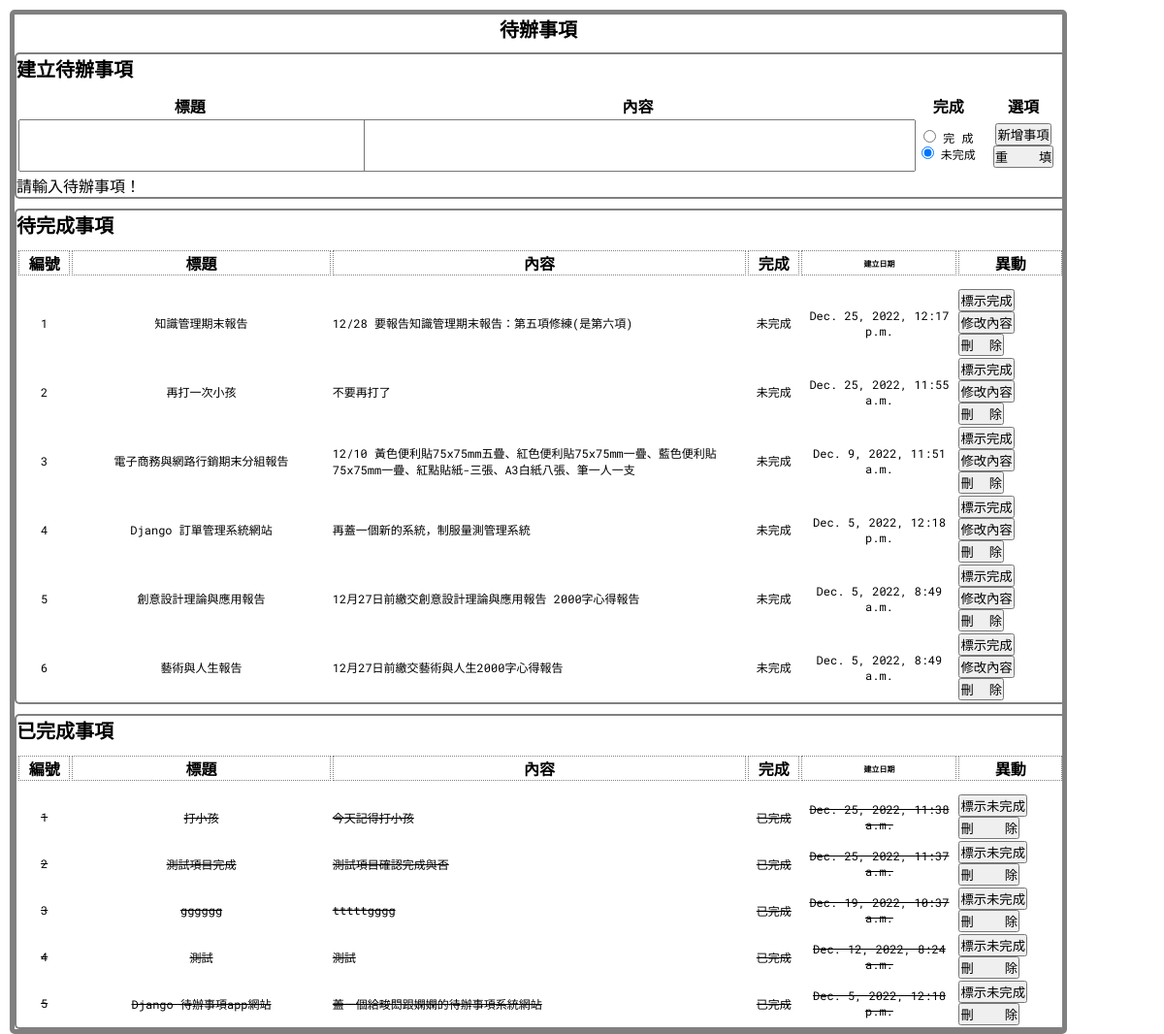
Page /edit/1/ on the committed database.
### todo_list_app/models.py (models this page shows, shortened)
class Task(models.Model):
    id = models.AutoField(primary_key=True)
    title = models.CharField(max_length=200, null=False)
    taskContent = models.CharField(max_length=250, null=False)
    complete = models.BooleanField(default=False)
    archived = models.BooleanField(default=False)
    dateOfCreated = models.DateTimeField(auto_now=True)

### todo_list_app/views.py (the view)
# urls.py: path('edit/<int:id>/', views.edit),
def edit(request, id=None, mode=None):
    if (mode == "save"):
        task = Task.objects.get(id=id)
        task.title = request.POST['title']
        task.taskContent = request.POST['taskContent']
        task.save()
        return redirect('/todo')
    else:
        todo_tasks = Task.objects.filter(complete="False").order_by('-dateOfCreated')
        done_tasks = Task.objects.filter(complete="True").order_by('-dateOfCreated')
        current_id = id
        message = '請輸入待辦事項！'
        context = {'todo_tasks':todo_tasks, 'done_tasks':done_tasks, 'message':message, 'current_id':id}
        return render(request, 'edit.html', context)

### templates/edit.html (shortened to what this page needs)
{% extends "base.html" %}
{% block title %}
    {% load static %} <link href="{% static "css/styles.css" %}" rel="stylesheet" type="text/css" />
{% endblock %}
{% block content %}
    <div class="main">
        <h1> 待辦事項 </h1>
        <div class="input_todo">
            <h2> 建立待辦事項 </h2>
                <form action="." method="POST" name="form" id="form1">
                    <table>
                        <tr>
                            <th class="show_title">標題</th>
                            <th class="show_content">內容</th>
                            <th class="show_complete">完成</th>
                            <th class="show_complete">選項</th>
                        </tr>
                        <tr>
                            <td class="show_title">
                                <input type="text" name="title" id="input_title" />
                            </td>
                            <td class="show_content">
                                <input type="text" name="taskContent" id="input_taskContent" />
                            </td>
                            <td class="show_complete">
                                <input type="radio" name="complete" id="complete_true" value="True"/> 完  成
		                        <input type="radio" name="complete" id="complete_false" value="False" checked="checked"/> 未完成
                            </td>
                            <td class="show_complete">
                                <input type="submit" name="button_new" id="button_new" value="新增事項">
		                        <input type="reset" name="button_reset" id="button_reset" value="重    填">
                            </td>
                        </tr>
                    </table>
                </form>
                <span> {{ message}} </span>
        </div>
        <div class="show_todo">
            <h2> 待完成事項 </h2>
            <table>
                <th class="show_no">編號</th>
                <th class="show_title">標題</th>
                <th class="show_content">內容</th>
                <th class="show_complete">完成</th>
                <th class="show_time">建立日期</th>
                <th class="show_button">異動</th>
            </table>
            <table class="hover_content">
                {% for todo_task in todo_tasks %}
                    <tr>
                        <td class="show_no"> {{ forloop.counter }}</td>
                        <form action="save/" method="POST" name="form1" id="form1">
                            {% if todo_task.id == current_id %}
                                <td class="show_title"> <input type="text" name="title" id="input_title" value="{{todo_task.title}}" /> </td>
                            {% else %}
                                <td class="show_title"> {{ todo_task.title }}</td>
                            {% endif %}
                            {% if todo_task.id == current_id %}
                                <td class="show_content">
                                    <input type="text" name="taskContent" id="input_taskContent" value="{{todo_task.taskContent}}" />
                                    <input type="submit" name="button_edit" id="button_edit" value="修改完成">
                                </td>
                            {% else %}
                                <td class="show_content"> {{ todo_task.taskContent }}</td>
                            {% endif %}
                        </form>
                        <td class="show_complete">
                            {% if todo_task.complete == "True" %}
                                <div> 已完成 </div>
                            {% else %}
                                <div> 未完成 </div>
                            {% endif %}
                        </td>
                        <td class="show_time"> {{ todo_task.dateOfCreated }}</td>
                        {% if todo_task.id == current_id %}
                        <td>
                            <form action="/todo">
                                <input type="submit" value="取消修改" />
                            </form>
                        </td>
                        {% else %}
                        <td>
                            <form action="/complete/{{todo_task.id}}/">
                                <input type="submit" value="標示完成" />
                            </form>
                            <form action="/edit/{{todo_task.id}}">
                                <input type="submit" value="修改內容" />
                            </form>
                            <form action="/delete/{{todo_task.id}}">
                                <input type="submit" value="刪  除" />
                            </form>
                        </td>
                        {% endif %}
                    </tr>
                {% endfor %}
            </table>
        </div>
        <div class="show_done">
            <h2> 已完成事項 </h2>
            <table>
                <th class="show_no">編號</th>
                <th class="show_title">標題</th>
                <th class="show_content">內容</th>
                <th class="show_complete">完成</th>
                <th class="show_time">建立日期</th>
                <th class="show_button">異動</th>
            </table>
            <table class="hover_content">
                {% for done_task in done_tasks %}
                    <tr>
                        <td class="show_no"> {{ forloop.counter }}</td>
                        <td class="show_title"> {{ done_task.title }}</td>
                        <td class="show_content"> {{ done_task.taskContent }}</td>
                        <td class="show_complete">
                            {% if done_task.complete == "False" %}
                                <div> 未完成 </div>
                            {% else %}
                                <div> 已完成 </div>
                            {% endif %}
                        </td>
                        <td class="show_time"> {{ done_task.dateOfCreated }}</td>
                        <td class="show_button">
                            <form action="/incomplete/{{done_task.id}}">
                                <input type="submit" value="標示未完成" />
                            </form>
                            <form action="/delete/{{done_task.id}}">
                                <input type="submit" value="刪    除" />
                            </form>
                        </td>
                    </tr>
                {% endfor %}
            </table>
        </div>
    </div>
{% endblock %}

### static/css/styles.css (style rules this page uses)
* { margin: 0; padding: 0; font-family:'Roboto Mono',monospace; }
.main { display: block; width: 1080px; margin-top: 10px; margin-left: 10px; border: solid gray 5px; border-radius: 5px; }
.main h1 { text-align: center; font-size: 20px; }
.main h2 { font-size: 20px; }
.main td { font-size: 12px; }
.input_todo { display: block; width: 100%; margin-top: 10px; border: solid gray 2px; border-radius: 5px; }
.input_todo table { margin-top: 10px; width: 100%; }
#input_title { width: 100%; height:50px; }
#input_taskContent { width: 100%; height:50px; }
.show_todo { display: block; width: 100%; margin-top: 10px; border: solid gray 2px; border-radius: 5px; }
.show_todo table { margin-top: 10px; width: 100%; }
.show_todo th { border: dotted gray 0.5px; }
.show_todo td { word-wrap: break-word; }
.show_done { display: block; width: 100%; margin-top: 10px; border: solid gray 2px; border-radius: 5px; }
.show_done table { margin-top: 10px; width: 100%; }
.show_done th { border: dotted gray 0.5px; }
.show_done td { word-wrap: break-word; text-decoration: line-through; }
.show_no { text-align: center; width:5%; }
.show_title { text-align: center; width:25%; }
.show_content { width:40% }
.show_complete { text-align: center; width: 5%; }
.show_time { text-align: center; width:15%; font-size: 8px; }
.show_button { width:10%; }

### rows in the picture
Task: title "知識管理期末報告", taskContent "12/28 要報告知識管理期末報告：第五項修練(是第六項)", complete "未完成", dateOfCreated "Dec. 25, 2022, 12:17 p.m."
Task: title "再打一次小孩", taskContent "不要再打了", complete "未完成", dateOfCreated "Dec. 25, 2022, 11:55 a.m."
Task: title "電子商務與網路行銷期末分組報告", taskContent "12/10 黃色便利貼75x75mm五疊、紅色便利貼75x75mm一疊、藍色便利貼75x75mm一疊、紅點貼紙-三張、A3白紙八張、筆一人一支", complete "未完成", dateOfCreated "Dec. 9, 2022, 11:51 a.m."
Task: title "Django 訂單管理系統網站", taskContent "再蓋一個新的系統，制服量測管理系統", complete "未完成", dateOfCreated "Dec. 5, 2022, 12:18 p.m."
Task: title "創意設計理論與應用報告", taskContent "12月27日前繳交創意設計理論與應用報告 2000字心得報告", complete "未完成", dateOfCreated "Dec. 5, 2022, 8:49 a.m."
Task: title "藝術與人生報告", taskContent "12月27日前繳交藝術與人生2000字心得報告", complete "未完成", dateOfCreated "Dec. 5, 2022, 8:49 a.m."
Task: title "打小孩", taskContent "今天記得打小孩", complete "已完成", dateOfCreated "Dec. 25, 2022, 11:38 a.m."
Task: title "測試項目完成", taskContent "測試項目確認完成與否", complete "已完成", dateOfCreated "Dec. 25, 2022, 11:37 a.m."
Task: title "gggggg", taskContent "tttttgggg", complete "已完成", dateOfCreated "Dec. 19, 2022, 10:37 a.m."
Task: title "測試", taskContent "測試", complete "已完成", dateOfCreated "Dec. 12, 2022, 8:24 a.m."
Task: title "Django 待辦事項app網站", taskContent "蓋一個給畯閎跟嫻嫻的待辦事項系統網站", complete "已完成", dateOfCreated "Dec. 5, 2022, 12:18 p.m."

### other values in the picture
{{ message }} "請輸入待辦事項！"
